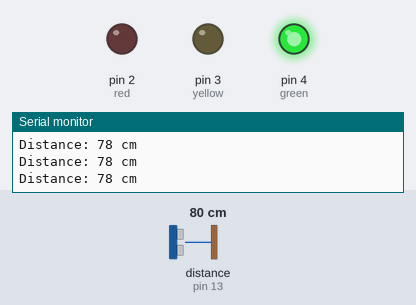
Bench run of a sketch on a simulated Arduino Uno, built with avr-gcc and run on an emulated ATmega328P. Parts: output pins drawn as LEDs (lit = HIGH), the last lines printed to the serial monitor. Wiring (inferred from the names in the program): ultrasonic range finder: trigger pin 12; echo pin 13. The inputs (shaded band) are chosen by the test bench; at power-on: distance to the obstacle (sensor on pin 13) 80 cm. The echo pulse lasts 58.3 µs per cm; pins used as bus, display or sensor lines are not drawn.

Above: at 1.2 s.
1.3 s: distance to the obstacle (sensor on pin 13) set to 56 cm
2.8 s: distance to the obstacle (sensor on pin 13) set to 47 cm
At 3.7 s:
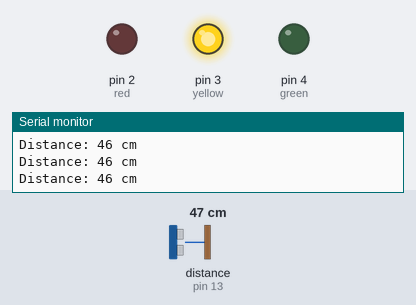
4.3 s: distance to the obstacle (sensor on pin 13) set to 120 cm
At 5.5 s:
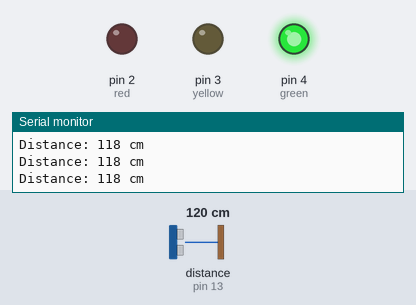
5.8 s: distance to the obstacle (sensor on pin 13) set to 2 cm
At 7.0 s:
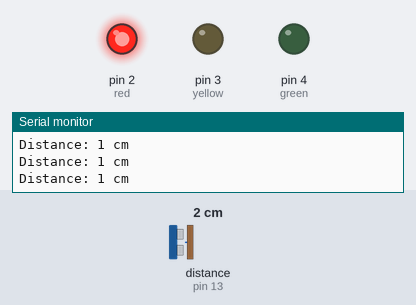
7.3 s: distance to the obstacle (sensor on pin 13) set to 250 cm
At 7.8 s:
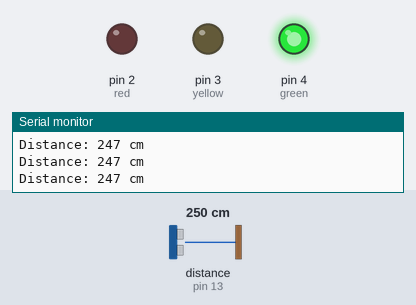
8.8 s: distance to the obstacle (sensor on pin 13) set to 18 cm
At 10.0 s:
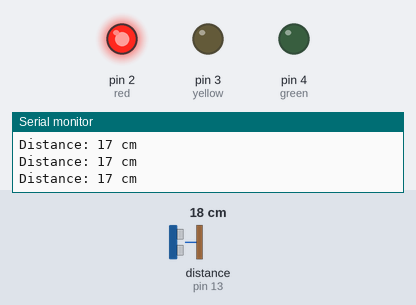
Timing chart, 0 to 11.4 s (numbered marks = the images above; inputs shaded):
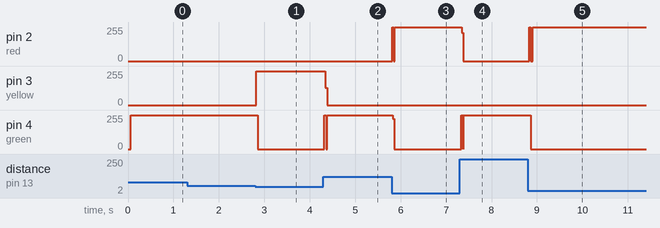

The sketch:

distance_sensor.ino
```cpp
 long duration; //32 bit
int distance;  // 16 bit
int trigPin = 12;
int echoPin = 13;
int red = 2;
int yellow = 3;
int green = 4;
void setup() {
  pinMode(trigPin, OUTPUT);
  pinMode(echoPin, INPUT);
  pinMode(red, OUTPUT);
  pinMode(yellow, OUTPUT);
  pinMode(green, OUTPUT);
  Serial.begin(9600);
}
void loop() {
  digitalWrite(trigPin, LOW);
  delayMicroseconds(2);
  // Sets the trigPin HIGH (ACTIVE) for 10 microseconds
  digitalWrite(trigPin, HIGH);
  delayMicroseconds(10);
  digitalWrite(trigPin, LOW);
  // Reads the echoPin, returns the sound wave travel time in microseconds
  duration = pulseIn(echoPin, HIGH);
  // Calculating the distance
  distance = (duration-10) * 0.034 / 2; // Speed of sound wave divided by 2 (go and back)
  Serial.print("Distance: ");
  Serial.print(distance);

  Serial.println(" cm");

  digitalWrite(red, LOW);
  digitalWrite(yellow, LOW);
  digitalWrite(green, LOW);

if (distance < 20){
  digitalWrite(red, HIGH);
}
else if (distance > 20 && distance < 50){
  digitalWrite(yellow, HIGH);
}
else {
  digitalWrite(green, HIGH);
}


}
```

Measured:
- the behaviour switches between 51 and 50 cm on distance to the obstacle (sensor on pin 13) (found by bisection; images 0 and 1)
- after the input at 2.8 s, pin 3 (yellow): 0/255 → 255/255 at once; pin 4 (green): 255/255 → 0/255 after 0.06 s
- after the input at 4.3 s, pin 3 (yellow): 255/255 → 0/255 at once; pin 4 (green): 0/255 → 255/255 at once
- after the input at 5.8 s, pin 2 (red): 0/255 → 255/255 at once; pin 4 (green): 255/255 → 0/255 at once
- after the input at 7.3 s, pin 2 (red): 255/255 → 0/255 at once; pin 4 (green): 0/255 → 255/255 at once
- after the input at 8.8 s, pin 2 (red): 0/255 → 255/255 at once; pin 4 (green): 255/255 → 0/255 after 0.07 s
